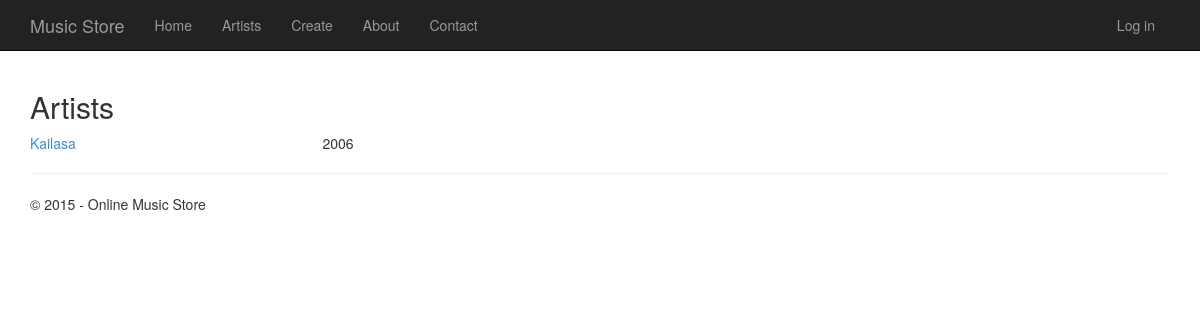
Page /artists on the earlier database version.
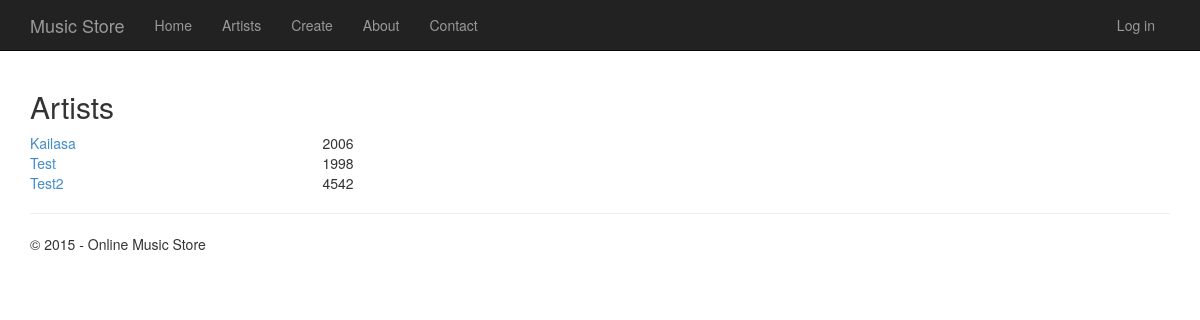
Same page on the later database version.
### app/models.py (models this page shows)
class Artist(models.Model):
    name = models.CharField(max_length=50);
    year_formed = models.PositiveIntegerField();

### app/views.py (the view)
# urls.py: url(r'^artists$', 'app.views.artists', name='artists'),
def artists(request):
    artists = Artist.objects.all();
    return render_to_response('app/artists.html', { 'artists': artists,'year':datetime.now().year, });

### app/templates/app/artists.html
{% extends "app/layout.html" %}
{% block content %}
    <h2>Artists</h2>
    {% for artist in artists %}
        <div class="row">
            <div class="col-md-3">
                <a href="/artists/{{ artist.name }}">
                    {{ artist.name }}
                </a>
            </div>
            <div class="col-md-1">
                {{ artist.year_formed }}
            </div>
        </div>
    {% endfor %}
{% endblock %}

### app/templates/app/layout.html (shortened to what this page needs)
﻿<!DOCTYPE html>
<html>
<head>
    {% load staticfiles %}
    <link rel="stylesheet" type="text/css" href="{% static 'app/content/bootstrap.min.css' %}" />
    <link rel="stylesheet" type="text/css" href="{% static 'app/content/site.css' %}" />
</head>
<body>
    <div class="navbar navbar-inverse navbar-fixed-top">
        <div class="container">
            <div class="navbar-header">
                <a href="/" class="navbar-brand">Music Store</a>
            </div>
            <div class="navbar-collapse collapse">
                <ul class="nav navbar-nav">
                    <li><a href="{% url 'home' %}">Home</a></li>
                    <li><a href="{% url 'artists' %}">Artists</a></li>
                    <li><a href="{% url 'artistcreate' %}">Create</a></li>
                    <li><a href="{% url 'about' %}">About</a></li>
                    <li><a href="{% url 'contact' %}">Contact</a></li>
                </ul>
                {% include 'app/loginpartial.html' %}
            </div>
        </div>
    </div>
    <div class="container body-content">
{% block content %}{% endblock %}
        <hr/>
        <footer>
            <p>&copy; {{ year }} - Online Music Store</p>
        </footer>
    </div>
</body>
</html>

### app/templates/app/loginpartial.html
{% if user.is_authenticated %}
<form id="logoutForm" action="/logout" method="post" class="navbar-right">
    {% csrf_token %}
    <ul class="nav navbar-nav navbar-right">
        <li><span class="navbar-brand">Hello {{ user.username }}!</span></li>
        <li><a href="javascript:document.getElementById('logoutForm').submit()">Log off</a></li>
    </ul>
</form>
{% else %}
<ul class="nav navbar-nav navbar-right">
    <li><a href="{% url 'login' %}">Log in</a></li>
</ul>
{% endif %}

Differences in the rows shown:
added Artist: name "Test", year_formed "1998"
added Artist: name "Test2", year_formed "4542"
